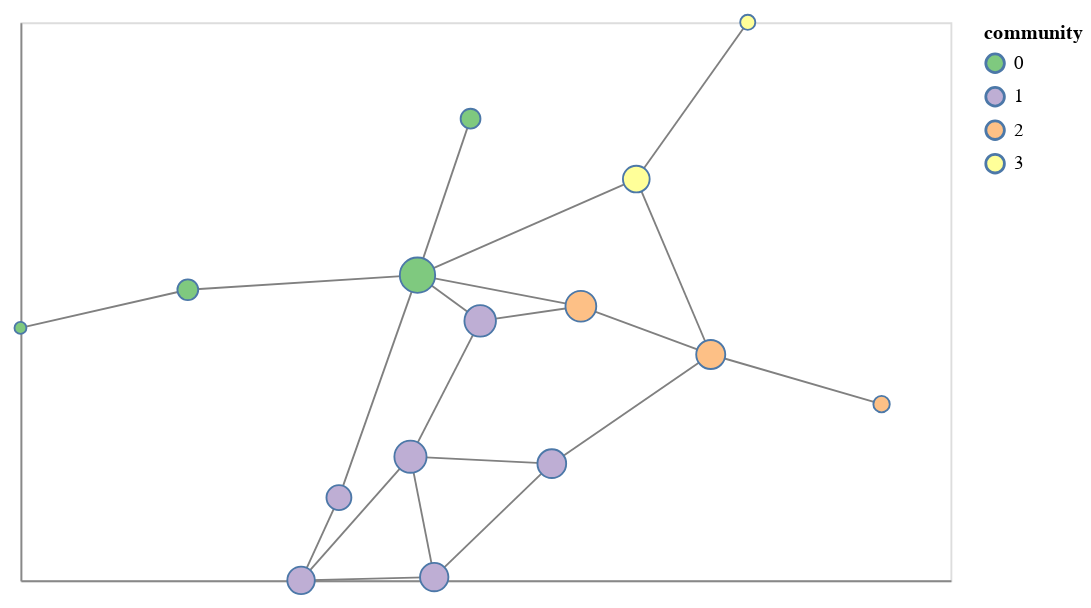

The notebook cell this image was saved under:
### Markdown cell above
### Putting it all together with altair_nx

Now it only takes a single function call to create a chart where nodes are colored by community, sized by centrality, and we can hover over nodes to see their identities.  Notice the Medici family is the largest node.

### Code cell
chart = anx.draw_networkx(G, pos,
    node_size = 'centrality', node_colour = 'community', node_cmap = 'accent',
    node_tooltip = ['name', 'centrality', 'community']
)

chart

### Figure 1 — Vega-Lite specification as saved in the notebook (floating-point values rounded to 4 significant figures)
{"config": {"view": {"continuousWidth": 300, "continuousHeight": 300}}, "layer": [{"data": {"name": "data-dc72ed57c96bb47f4bea078b7c9d33b9"}, "mark": {"type": "line", "color": "grey", "opacity": 1.0, "strokeWidth": 1}, "encoding": {"detail": {"field": "edge", "type": "quantitative"}, "order": {"field": "order", "type": "quantitative"}, "x": {"axis": {"grid": false, "labels": false, "ticks": false, "title": ""}, "field": "x", "type": "quantitative"}, "y": {"axis": {"grid": false, "labels": false, "ticks": false, "title": ""}, "field": "y", "type": "quantitative"}}}, {"data": {"name": "data-707f30b747fc7fbc9de01b40114890ca"}, "mark": {"type": "point", "opacity": 1.0, "shape": "circle", "strokeWidth": 1.0}, "encoding": {"fill": {"field": "community", "scale": {"scheme": "accent"}, "type": "nominal"}, "size": {"field": "centrality", "legend": null, "type": "quantitative"}, "tooltip": [{"field": "name", "type": "nominal"}, {"field": "centrality", "type": "quantitative"}, {"field": "community", "type": "nominal"}], "x": {"axis": {"grid": false, "labels": false, "ticks": false}, "field": "x", "type": "quantitative"}, "y": {"axis": {"grid": false, "labels": false, "ticks": false}, "field": "y", "type": "quantitative"}}}], "height": 300.0, "width": 500.0, "$schema": "https://vega.github.io/schema/vega-lite/v5.17.0.json", "datasets": {"data-dc72ed57c96bb47f4bea078b7c9d33b9": [{"edge": 0, "order": 0, "source": "Acciaiuoli", "target": "Medici", "pair": ["Acciaiuoli", "Medici"], "x": 0.8711, "y": 0.8273}, {"edge": 0, "order": 1, "source": "Acciaiuoli", "target": "Medici", "pair": ["Acciaiuoli", "Medici"], "x": 0.7685, "y": 0.5469}, {"edge": 1, "order": 0, "source": "Medici", "target": "Barbadori", "pair": ["Medici", "Barbadori"], "x": 0.7685, "y": 0.5469}, {"edge": 1, "order": 1, "source": "Medici", "target": "Barbadori", "pair": ["Medici", "Barbadori"], "x": 0.6164, "y": 0.1482}, {"edge": 2, "order": 0, "source": "Medici", "target": "Ridolfi", "pair": ["Medici", "Ridolfi"], "x": 0.7685, "y": 0.5469}, {"edge": 2, "order": 1, "source": "Medici", "target": "Ridolfi", "pair": ["Medici", "Ridolfi"], "x": 0.8898, "y": 0.4649}, {"edge": 3, "order": 0, "source": "Medici", "target": "Tornabuoni", "pair": ["Medici", "Tornabuoni"], "x": 0.7685, "y": 0.5469}, {"edge": 3, "order": 1, "source": "Medici", "target": "Tornabuoni", "pair": ["Medici", "Tornabuoni"], "x": 1.085, "y": 0.4911}, {"edge": 4, "order": 0, "source": "Medici", "target": "Albizzi", "pair": ["Medici", "Albizzi"], "x": 0.7685, "y": 0.5469}, {"edge": 4, "order": 1, "source": "Medici", "target": "Albizzi", "pair": ["Medici", "Albizzi"], "x": 1.192, "y": 0.7191}, {"edge": 5, "order": 0, "source": "Medici", "target": "Salviati", "pair": ["Medici", "Salviati"], "x": 0.7685, "y": 0.5469}, {"edge": 5, "order": 1, "source": "Medici", "target": "Salviati", "pair": ["Medici", "Salviati"], "x": 0.3239, "y": 0.5207}, {"edge": 6, "order": 0, "source": "Castellani", "target": "Peruzzi", "pair": ["Castellani", "Peruzzi"], "x": 0.5431, "y": 0.0}, {"edge": 6, "order": 1, "source": "Castellani", "target": "Peruzzi", "pair": ["Castellani", "Peruzzi"], "x": 0.8008, "y": 0.005798}, {"edge": 7, "order": 0, "source": "Castellani", "target": "Strozzi", "pair": ["Castellani", "Strozzi"], "x": 0.5431, "y": 0.0}, {"edge": 7, "order": 1, "source": "Castellani", "target": "Strozzi", "pair": ["Castellani", "Strozzi"], "x": 0.7549, "y": 0.2216}, {"edge": 8, "order": 0, "source": "Castellani", "target": "Barbadori", "pair": ["Castellani", "Barbadori"], "x": 0.5431, "y": 0.0}, {"edge": 8, "order": 1, "source": "Castellani", "target": "Barbadori", "pair": ["Castellani", "Barbadori"], "x": 0.6164, "y": 0.1482}, {"edge": 9, "order": 0, "source": "Peruzzi", "target": "Strozzi", "pair": ["Peruzzi", "Strozzi"], "x": 0.8008, "y": 0.005798}, {"edge": 9, "order": 1, "source": "Peruzzi", "target": "Strozzi", "pair": ["Peruzzi", "Strozzi"], "x": 0.7549, "y": 0.2216}, {"edge": 10, "order": 0, "source": "Peruzzi", "target": "Bischeri", "pair": ["Peruzzi", "Bischeri"], "x": 0.8008, "y": 0.005798}, {"edge": 10, "order": 1, "source": "Peruzzi", "target": "Bischeri", "pair": ["Peruzzi", "Bischeri"], "x": 1.028, "y": 0.209}, {"edge": 11, "order": 0, "source": "Strozzi", "target": "Ridolfi", "pair": ["Strozzi", "Ridolfi"], "x": 0.7549, "y": 0.2216}, {"edge": 11, "order": 1, "source": "Strozzi", "target": "Ridolfi", "pair": ["Strozzi", "Ridolfi"], "x": 0.8898, "y": 0.4649}, {"edge": 12, "order": 0, "source": "Strozzi", "target": "Bischeri", "pair": ["Strozzi", "Bischeri"], "x": 0.7549, "y": 0.2216}, {"edge": 12, "order": 1, "source": "Strozzi", "target": "Bischeri", "pair": ["Strozzi", "Bischeri"], "x": 1.028, "y": 0.209}, {"edge": 13, "order": 0, "source": "Ridolfi", "target": "Tornabuoni", "pair": ["Ridolfi", "Tornabuoni"], "x": 0.8898, "y": 0.4649}, {"edge": 13, "order": 1, "source": "Ridolfi", "target": "Tornabuoni", "pair": ["Ridolfi", "Tornabuoni"], "x": 1.085, "y": 0.4911}, {"edge": 14, "order": 0, "source": "Tornabuoni", "target": "Guadagni", "pair": ["Tornabuoni", "Guadagni"], "x": 1.085, "y": 0.4911}, {"edge": 14, "order": 1, "source": "Tornabuoni", "target": "Guadagni", "pair": ["Tornabuoni", "Guadagni"], "x": 1.336, "y": 0.4047}, {"edge": 15, "order": 0, "source": "Albizzi", "target": "Ginori", "pair": ["Albizzi", "Ginori"], "x": 1.192, "y": 0.7191}, {"edge": 15, "order": 1, "source": "Albizzi", "target": "Ginori", "pair": ["Albizzi", "Ginori"], "x": 1.408, "y": 1.0}, {"edge": 16, "order": 0, "source": "Albizzi", "target": "Guadagni", "pair": ["Albizzi", "Guadagni"], "x": 1.192, "y": 0.7191}, {"edge": 16, "order": 1, "source": "Albizzi", "target": "Guadagni", "pair": ["Albizzi", "Guadagni"], "x": 1.336, "y": 0.4047}, {"edge": 17, "order": 0, "source": "Salviati", "target": "Pazzi", "pair": ["Salviati", "Pazzi"], "x": 0.3239, "y": 0.5207}, {"edge": 17, "order": 1, "source": "Salviati", "target": "Pazzi", "pair": ["Salviati", "Pazzi"], "x": 0.0, "y": 0.4524}, {"edge": 18, "order": 0, "source": "Bischeri", "target": "Guadagni", "pair": ["Bischeri", "Guadagni"], "x": 1.028, "y": 0.209}, {"edge": 18, "order": 1, "source": "Bischeri", "target": "Guadagni", "pair": ["Bischeri", "Guadagni"], "x": 1.336, "y": 0.4047}, {"edge": 19, "order": 0, "source": "Guadagni", "target": "Lamberteschi", "pair": ["Guadagni", "Lamberteschi"], "x": 1.336, "y": 0.4047}, {"edge": 19, "order": 1, "source": "Guadagni", "target": "Lamberteschi", "pair": ["Guadagni", "Lamberteschi"], "x": 1.667, "y": 0.3157}], "data-707f30b747fc7fbc9de01b40114890ca": [{"node": "Acciaiuoli", "x": 0.8711, "y": 0.8273, "community": "0", "centrality": 0.1322, "name": "Acciaiuoli"}, {"node": "Medici", "x": 0.7685, "y": 0.5469, "community": "0", "centrality": 0.4303, "name": "Medici"}, {"node": "Castellani", "x": 0.5431, "y": 0.0, "community": "1", "centrality": 0.259, "name": "Castellani"}, {"node": "Peruzzi", "x": 0.8008, "y": 0.005798, "community": "1", "centrality": 0.2757, "name": "Peruzzi"}, {"node": "Strozzi", "x": 0.7549, "y": 0.2216, "community": "1", "centrality": 0.356, "name": "Strozzi"}, {"node": "Barbadori", "x": 0.6164, "y": 0.1482, "community": "1", "centrality": 0.2117, "name": "Barbadori"}, {"node": "Ridolfi", "x": 0.8898, "y": 0.4649, "community": "1", "centrality": 0.3416, "name": "Ridolfi"}, {"node": "Tornabuoni", "x": 1.085, "y": 0.4911, "community": "2", "centrality": 0.3258, "name": "Tornabuoni"}, {"node": "Albizzi", "x": 1.192, "y": 0.7191, "community": "3", "centrality": 0.244, "name": "Albizzi"}, {"node": "Salviati", "x": 0.3239, "y": 0.5207, "community": "0", "centrality": 0.1459, "name": "Salviati"}, {"node": "Pazzi", "x": 0.0, "y": 0.4524, "community": "0", "centrality": 0.04481, "name": "Pazzi"}, {"node": "Bischeri", "x": 1.028, "y": 0.209, "community": "1", "centrality": 0.2828, "name": "Bischeri"}, {"node": "Guadagni", "x": 1.336, "y": 0.4047, "community": "2", "centrality": 0.2891, "name": "Guadagni"}, {"node": "Ginori", "x": 1.408, "y": 1.0, "community": "3", "centrality": 0.07492, "name": "Ginori"}, {"node": "Lamberteschi", "x": 1.667, "y": 0.3157, "community": "2", "centrality": 0.08879, "name": "Lamberteschi"}]}}
